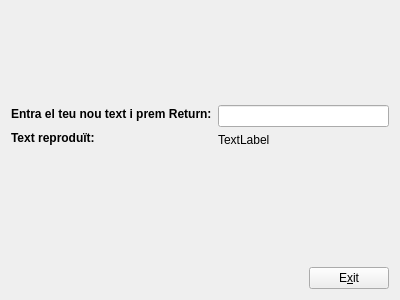
<?xml version="1.0" encoding="UTF-8"?>
<ui version="4.0">
 <class>MyForm</class>
 <widget class="QWidget" name="MyForm">
  <property name="geometry">
   <rect>
    <x>0</x>
    <y>0</y>
    <width>400</width>
    <height>300</height>
   </rect>
  </property>
  <property name="windowTitle">
   <string>MyForm</string>
  </property>
  <layout class="QVBoxLayout" name="verticalLayout_5">
   <item>
    <layout class="QVBoxLayout" name="verticalLayout_4">
     <item>
      <spacer name="verticalSpacer_2">
       <property name="orientation">
        <enum>Qt::Vertical</enum>
       </property>
       <property name="sizeHint" stdset="0">
        <size>
         <width>20</width>
         <height>40</height>
        </size>
       </property>
      </spacer>
     </item>
     <item>
      <layout class="QHBoxLayout" name="horizontalLayout">
       <item>
        <layout class="QVBoxLayout" name="verticalLayout_2">
         <item>
          <widget class="QLabel" name="label">
           <property name="font">
            <font>
             <weight>75</weight>
             <bold>true</bold>
            </font>
           </property>
           <property name="text">
            <string>Entra el teu nou text i prem Return:</string>
           </property>
          </widget>
         </item>
         <item>
          <widget class="QLabel" name="label_3">
           <property name="font">
            <font>
             <weight>75</weight>
             <bold>true</bold>
            </font>
           </property>
           <property name="text">
            <string>Text reproduït:</string>
           </property>
          </widget>
         </item>
        </layout>
       </item>
       <item>
        <layout class="QVBoxLayout" name="verticalLayout">
         <item>
          <widget class="MyLineEdit" name="lineEdit"/>
         </item>
         <item>
          <widget class="MyLabel" name="label_2">
           <property name="text">
            <string>TextLabel</string>
           </property>
          </widget>
         </item>
        </layout>
       </item>
      </layout>
     </item>
    </layout>
   </item>
   <item>
    <layout class="QVBoxLayout" name="verticalLayout_3">
     <item>
      <spacer name="verticalSpacer">
       <property name="orientation">
        <enum>Qt::Vertical</enum>
       </property>
       <property name="sizeHint" stdset="0">
        <size>
         <width>20</width>
         <height>40</height>
        </size>
       </property>
      </spacer>
     </item>
     <item>
      <layout class="QHBoxLayout" name="horizontalLayout_2">
       <item>
        <spacer name="horizontalSpacer">
         <property name="orientation">
          <enum>Qt::Horizontal</enum>
         </property>
         <property name="sizeHint" stdset="0">
          <size>
           <width>40</width>
           <height>20</height>
          </size>
         </property>
        </spacer>
       </item>
       <item>
        <widget class="QPushButton" name="pushButton">
         <property name="text">
          <string>E&amp;xit</string>
         </property>
        </widget>
       </item>
      </layout>
     </item>
    </layout>
   </item>
  </layout>
 </widget>
 <customwidgets>
  <customwidget>
   <class>MyLabel</class>
   <extends>QLabel</extends>
   <header>MyLabel.h</header>
   <slots>
    <slot>setTextUpper(QString)</slot>
    <slot>sendText()</slot>
   </slots>
  </customwidget>
  <customwidget>
   <class>MyLineEdit</class>
   <extends>QLineEdit</extends>
   <header>MyLineEdit.h</header>
   <slots>
    <signal>sendText(QString)</signal>
    <slot>processReturn()</slot>
   </slots>
  </customwidget>
 </customwidgets>
 <resources/>
 <connections>
  <connection>
   <sender>pushButton</sender>
   <signal>clicked()</signal>
   <receiver>MyForm</receiver>
   <slot>close()</slot>
   <hints>
    <hint type="sourcelabel">
     <x>343</x>
     <y>273</y>
    </hint>
    <hint type="destinationlabel">
     <x>400</x>
     <y>240</y>
    </hint>
   </hints>
  </connection>
  <connection>
   <sender>lineEdit</sender>
   <signal>returnPressed()</signal>
   <receiver>lineEdit</receiver>
   <slot>processReturn()</slot>
   <hints>
    <hint type="sourcelabel">
     <x>246</x>
     <y>101</y>
    </hint>
    <hint type="destinationlabel">
     <x>267</x>
     <y>103</y>
    </hint>
   </hints>
  </connection>
  <connection>
   <sender>lineEdit</sender>
   <signal>sendText(QString)</signal>
   <receiver>label_2</receiver>
   <slot>setText(QString)</slot>
   <hints>
    <hint type="sourcelabel">
     <x>319</x>
     <y>111</y>
    </hint>
    <hint type="destinationlabel">
     <x>323</x>
     <y>135</y>
    </hint>
   </hints>
  </connection>
 </connections>
</ui>
